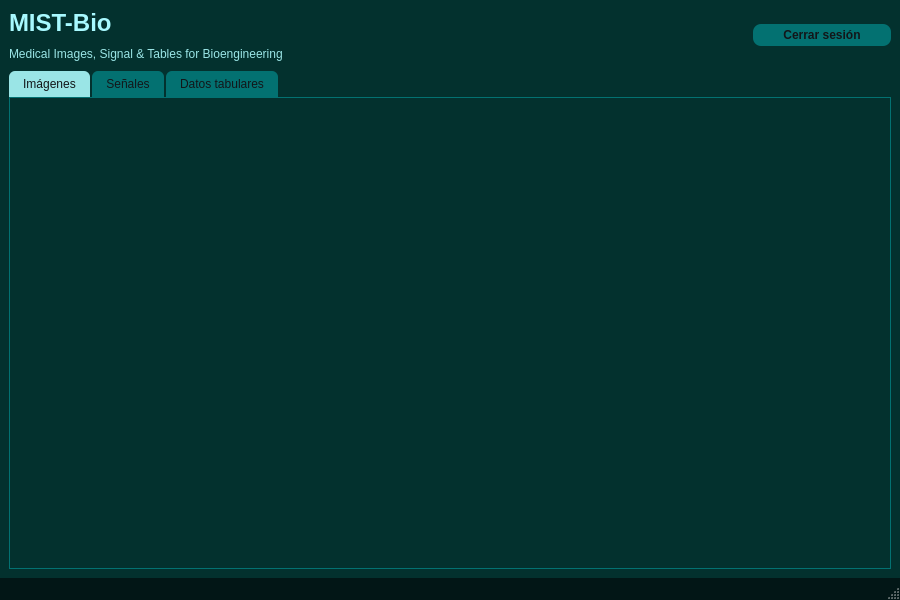
<?xml version="1.0" encoding="UTF-8"?>
<ui version="4.0">
 <class>MainWindow</class>
 <widget class="QMainWindow" name="MainWindow">
  <property name="geometry">
   <rect>
    <x>0</x>
    <y>0</y>
    <width>900</width>
    <height>600</height>
   </rect>
  </property>
  <property name="windowTitle">
   <string>MIST-Bio</string>
  </property>
  <property name="styleSheet">
   <string notr="true">QMainWindow#MainWindow {
    border-image: url(:/img/fondo.png) 0 0 0 0 stretch stretch;
    background-color: #03312E;
}

QWidget#centralwidget {
    background-color: transparent;
}

QLabel {
    color: #A8F9FF;
    font-size: 10pt;
}

QLabel#main_title_label {
    font-size: 18pt;
    font-weight: bold;
    color: #A8F9FF;
}

QLabel#main_subtitle_label {
    font-size: 9pt;
    color: #9AE5E6;
}

QPushButton#logout_button {
    background-color: #037171;
    color: #121619;
    border-radius: 8px;
    padding: 4px 14px;
    font-weight: bold;
    min-width: 110px;
}

QPushButton#logout_button:hover {
    background-color: #9AE5E6;
}

QPushButton#logout_button:pressed {
    background-color: #A8F9FF;
}

QTabWidget::pane {
    border: 1px solid #037171;
    background-color: rgba(3, 49, 46, 220);
}

QTabBar::tab {
    background-color: #037171;
    color: #121619;
    padding: 6px 14px;
    margin-right: 2px;
    border-top-left-radius: 6px;
    border-top-right-radius: 6px;
}

QTabBar::tab:selected {
    background-color: #9AE5E6;
    color: #121619;
}

QTabBar::tab:hover {
    background-color: #A8F9FF;
}

QWidget#tab_images,
QWidget#tab_signals,
QWidget#tab_tabular {
    background-color: rgba(3, 49, 46, 230);
}

QStatusBar {
    background-color: #021616;
    color: #A8F9FF;
}
</string>
  </property>
  <widget class="QWidget" name="centralwidget">
   <layout class="QVBoxLayout" name="verticalLayout">
    <property name="spacing">
     <number>10</number>
    </property>
    <property name="contentsMargins" stdset="0">
     <rect>
      <x>12</x>
      <y>12</y>
      <width>12</width>
      <height>12</height>
     </rect>
    </property>
    <item>
     <layout class="QHBoxLayout" name="topLayout">
      <property name="spacing">
       <number>10</number>
      </property>
      <item>
       <layout class="QVBoxLayout" name="titleLayout">
        <item>
         <widget class="QLabel" name="main_title_label">
          <property name="text">
           <string>MIST-Bio</string>
          </property>
          <property name="alignment">
           <set>Qt::AlignLeading|Qt::AlignLeft|Qt::AlignVCenter</set>
          </property>
         </widget>
        </item>
        <item>
         <widget class="QLabel" name="main_subtitle_label">
          <property name="text">
           <string>Medical Images, Signal &amp; Tables for Bioengineering</string>
          </property>
          <property name="alignment">
           <set>Qt::AlignLeading|Qt::AlignLeft|Qt::AlignVCenter</set>
          </property>
         </widget>
        </item>
       </layout>
      </item>
      <item>
       <spacer name="horizontalSpacer_top">
        <property name="orientation">
         <enum>Qt::Horizontal</enum>
        </property>
        <property name="sizeHint" stdset="0">
         <size>
          <width>40</width>
          <height>20</height>
         </size>
        </property>
       </spacer>
      </item>
      <item>
       <widget class="QPushButton" name="logout_button">
        <property name="text">
         <string>Cerrar sesión</string>
        </property>
       </widget>
      </item>
     </layout>
    </item>
    <item>
     <widget class="QTabWidget" name="tab_widget">
      <property name="currentIndex">
       <number>0</number>
      </property>
      <widget class="QWidget" name="tab_images">
       <attribute name="title">
        <string>Imágenes</string>
       </attribute>
      </widget>
      <widget class="QWidget" name="tab_signals">
       <attribute name="title">
        <string>Señales</string>
       </attribute>
      </widget>
      <widget class="QWidget" name="tab_tabular">
       <attribute name="title">
        <string>Datos tabulares</string>
       </attribute>
      </widget>
     </widget>
    </item>
   </layout>
  </widget>
  <widget class="QStatusBar" name="status_bar"/>
 </widget>
 <resources>
  <include location="recursos.qrc"/>
 </resources>
 <connections/>
</ui>
